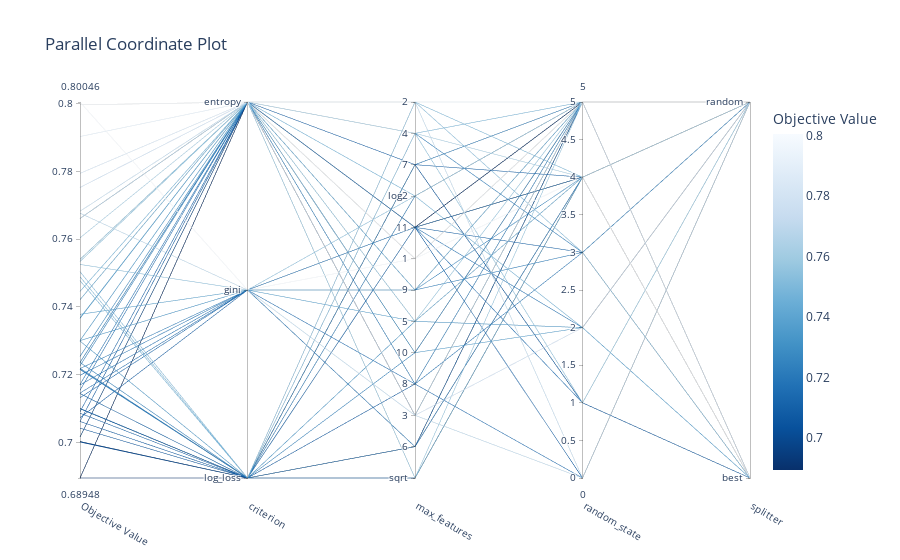

The notebook cell saved with this chart:
### Code cell
from matplotlib import pyplot as plt
fig_study = optuna.visualization.plot_parallel_coordinate(study, params=["criterion", "splitter","max_features","random_state"])
fig_study.show()
plt.savefig('E:/4-2/Thesis/Thesis_Report/Encoder/Ada-Boost/D-tree_tune.png')
